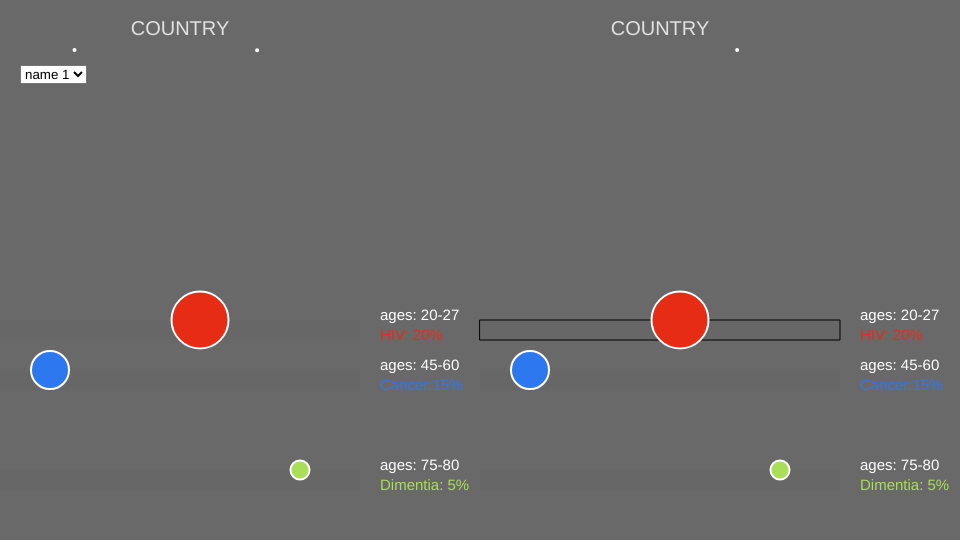
Frame 1 (no input)
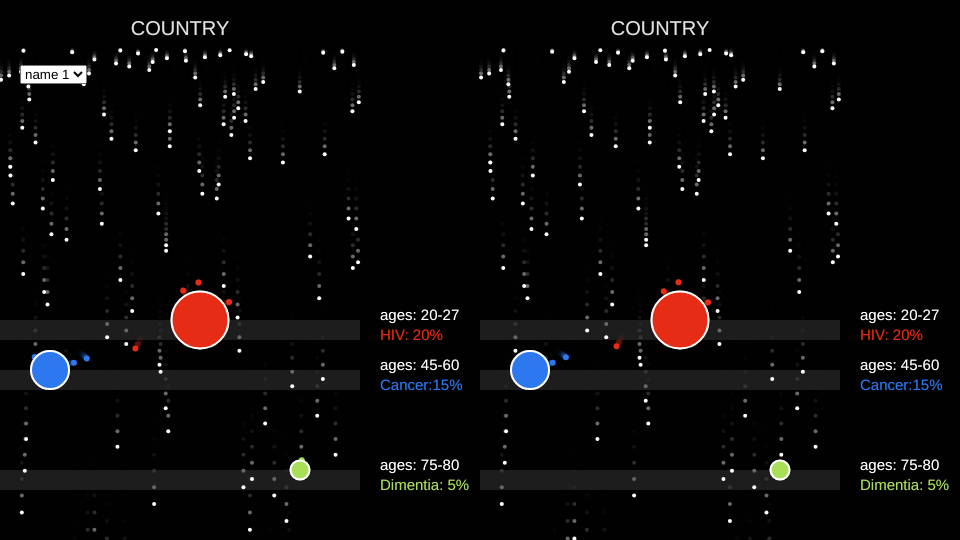
Frame 60 (no input)
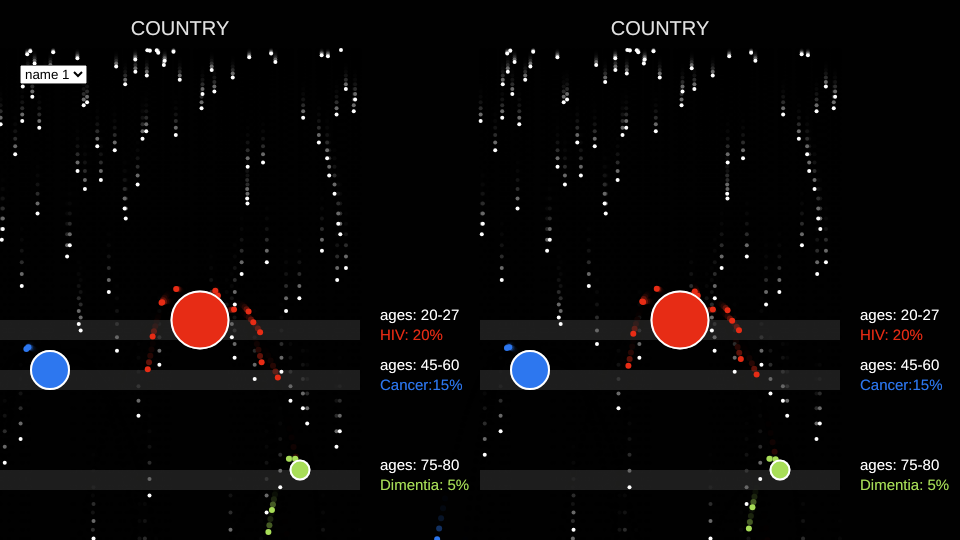
Frame 120 (the mouse pressed at the canvas centre since frame 60)

The p5.js sketch that drew these frames (run headless with seeded random() and noise() and a simulated clock; from frame 60 on, the mouse is pressed at the canvas centre):

// p5.js sketch
// ── sketch.js
var spawnCount = 1;
var leftBorder, leftBorder2;
var rightBorder, rightBorder2;
var particles = [];
var obstacles = [];
var world;
var worldsplit;
var country;
var countrycomp;
var dropdown;

function setup() {
  dropdown = createSelect();
  dropdown.position(20, 65);
  dropdown.option('name 1','value1');
  dropdown.option('name 2','value2');
  dropdown.option('name 3','value3');
  dropdown.option('pear','pear');

  dropdown.changed(mySelectEvent);

  createCanvas(960, 540);
  leftBorder = width/2;
  rightBorder = width- width/8;
  leftBorder2 = 10;
  rightBorder2 = width/2 - 20;

  for (var i = 0; i < 3; i++) {
    if (i == 0){
      var HelCol = color(231, 44, 21);
      var size = 60;
      var y = height/2 + 50;
      var x = leftBorder + 200;
    }
    if(i == 1){
      var HelCol = color(168, 222, 88);
      var size = 20;
      var y = height/2 + 200;
      var x = rightBorder - 60;
    }
    if(i == 2){
      var HelCol = color(45, 119, 239);
      var size = 40;
      var y = height/2 + 100;
      var x = leftBorder + 50;
    }
      obstacles[obstacles.length] = new Obstacle(x, y, size, HelCol);
  }
}


function draw() {
  background(0, 150);

  for (var num = 0; num < spawnCount; num++) {
    var x = random(leftBorder, rightBorder);
    var size = 4;
    var newParticle = new Particle(x, 50, size, color(255));
    particles[particles.length] = newParticle;
  }

  textSize(15);

  for (var i = 0; i < obstacles.length; i++) {
    var thing = obstacles[i].disasterColor;
    fill(100, 50);
    rect(leftBorder, obstacles[i].pos.y, rightBorder-leftBorder, 20);
    stroke(255);
    noStroke();
    fill(220);
    var ageRange = "";
      if(i == 0){
        ageRange = "20-27";
        fill(obstacles[0].disasterColor);
        text("HIV: 20%", rightBorder+20, obstacles[i].pos.y + 20);
      }

      if (i== 2){
        ageRange = "45-60";
        fill(obstacles[2].disasterColor);
        text("Cancer:15%", rightBorder+20, obstacles[i].pos.y + 20);
      }

    if (i == 1){
        ageRange = "75-80";
        fill(obstacles[1].disasterColor);
        text("Dimentia: 5%", rightBorder+20, obstacles[i].pos.y + 20);
      }
      fill(255);
    text("ages: " + ageRange, rightBorder+20, obstacles[i].pos.y);
  }


  for (var i = particles.length-1; i > -1; i--) {
    particles[i].move();
    var has_Obstacle = particles[i].resolveobstacles();
    particles[i].display();

    if (particles[i].pos.y > height) {
        particles.splice(i, 1);
      }

    if (has_Obstacle && particles[i].vel.mag() < 0.1) {
        particles.splice(i, 1);
      }
  }


  for (var i = 0; i < obstacles.length; i++) {
    obstacles[i].display();
  }


noStroke();

 translate(0, 55);
  fill(225);
  textSize(20);
  textAlign(CENTER);
  text("COUNTRY", leftBorder + (rightBorder-leftBorder)/2, -20);
  textSize(15);
    textAlign(LEFT);

translate(-width/2, -55);
  for (var num = 0; num < spawnCount; num++) {
    var x = random(leftBorder, rightBorder);
    var size = 4;
    var newParticle = new Particle(x, 50, size, color(255));
    particles[particles.length] = newParticle;
  }

  textSize(15);

  for (var i = 0; i < obstacles.length; i++) {
    var thing = obstacles[i].disasterColor;
    fill(100, 50);
    rect(leftBorder, obstacles[i].pos.y, rightBorder-leftBorder, 20);
    stroke(255);
    noStroke();
    fill(220);
    var ageRange = "";
      if(i == 0){
        ageRange = "20-27";
        fill(obstacles[0].disasterColor);
        text("HIV: 20%", rightBorder+20, obstacles[i].pos.y + 20);
      }

      if (i== 2){
        ageRange = "45-60";
        fill(obstacles[2].disasterColor);
        text("Cancer:15%", rightBorder+20, obstacles[i].pos.y + 20);
      }

    if (i == 1){
        ageRange = "75-80";
        fill(obstacles[1].disasterColor);
        text("Dimentia: 5%", rightBorder+20, obstacles[i].pos.y + 20);
      }
      fill(255);
    text("ages: " + ageRange, rightBorder+20, obstacles[i].pos.y);
  }


  for (var i = particles.length-1; i > -1; i--) {
    particles[i].move();
    var has_Obstacle = particles[i].resolveobstacles();
    particles[i].display();

    if (particles[i].pos.y > height) {
        particles.splice(i, 1);
      }

    if (has_Obstacle && particles[i].vel.mag() < 0.1) {
        particles.splice(i, 1);
      }
  }


  for (var i = 0; i < obstacles.length; i++) {
    obstacles[i].display();
  }


noStroke();

 translate(0, 55);
  fill(225);
  textSize(20);
  textAlign(CENTER);
  text("COUNTRY", leftBorder + (rightBorder-leftBorder)/2, -20);
  textAlign(LEFT);
  textSize(15);
  if (dropdown.selected() === 'pear') {
    ellipse(0, 0, 100, 100);
  }
}


function mySelectEvent() {
  var selected = this.selected();
  if (selected === 'pear') {
    thing = selected;
    console.log("it's a pear!");
  }
}

// ── obstacle.js
function Obstacle(x, y, mass, disColor) {
  this.pos = new p5.Vector(x, y);
  this.target = new p5.Vector(x, y);
  this.disasterColor = disColor;
  this.mass = mass;
  this.targetMass = mass;

  this.getBoundingBox = function() {
    var radius = this.mass/2;
    var ax = this.pos.x-radius;
    var ay = this.pos.y-radius;
    var bx = this.pos.x+radius;
    var by = this.pos.y+radius;
    return [ax, ay, bx, by];
  }

  this.display = function() {
    stroke(255);
    strokeWeight(2);
    fill(this.disasterColor);
    ellipse(this.pos.x, this.pos.y, this.mass*0.95, this.mass*0.95);
  }
}

// ── particle.js
function Particle(x, y, mass, displayColor) {
  this.pos = new p5.Vector(x, y);
  this.vel = new p5.Vector(0, 0);
  this.acc = new p5.Vector(0, 0);
  this.mass = mass;
  this.displayColor = displayColor;
  this.fallRate = map(this.mass, 1, 8, 0.1, 0.05);

  this.getBoundingBox = function() {
    var radius = this.mass/2;
    var offset = 2; // Just to expand its bb a bit.
    var ax = this.pos.x-radius-offset;
    var ay = this.pos.y-radius-offset;
    var bx = this.pos.x+radius+offset;
    var by = this.pos.y+radius+offset;
    return [ax, ay, bx, by];
  }

  this.move = function() {
    var gravity = new p5.Vector(0, this.fallRate);
    this.acc.add(gravity);
    this.vel.add(this.acc);
    this.pos.add(this.vel);
    this.acc.mult(0);
  }

  this.resolveobstacles = function() {
    var hit_object = false;
    var bb1 = this.getBoundingBox();

    for (var c = 0; c < obstacles.length; c++) {
      var col = obstacles[c];
      var bb2 = col.getBoundingBox();
      var distance = dist(this.pos.x, this.pos.y, col.pos.x, col.pos.y);
      var offset = this.pos.copy();
      var friction = .2;
      var dampening = map(this.mass, 2, 8, 1, 0.8);
      var mag = this.vel.mag();
      var bounce = this.pos.copy();
      var splitCount = 1;

      if (distance < col.mass/2) {
          offset.sub(col.pos);
          offset.normalize();
          offset.mult(col.mass/2-distance);
          this.pos.add(offset);

          bounce.sub(col.pos);
          bounce.normalize();
          bounce.mult(mag*friction*dampening);
          this.vel = bounce;
          this.displayColor = col.disasterColor;
          this.mass = 6;

          for (var s = 0; s < splitCount; s++) {
            var mass = max(1, this.mass-1);
            var displayColor = col.disasterColor;
            var reflect = new Particle(this.pos.x, this.pos.y, mass, displayColor);

            reflect.vel = this.vel.copy();
            reflect.vel.rotate(radians(random(-45, 45)));
            reflect.vel.mult(random(0.6, 0.9));

            particles[particles.length] = reflect;
            particles.pop();
          }
          hit_object = true;
          break;
        }
    }
    return hit_object;
  }

  this.display = function() {
    stroke(this.displayColor);
    strokeWeight(this.mass);
    point(this.pos.x, this.pos.y);
  }
}

// ── sketcho.js
var dropdown;

function setup() {
  dropdown = createSelect();
  dropdown.position(20, 65);
  dropdown.option('name 1','value1');
  dropdown.option('name 2','value2');
  dropdown.option('name 3','value3');
  dropdown.option('pear','pear');

  dropdown.changed(mySelectEvent);
  createCanvas(500, 500);


}

var thing;

function draw() {
  background(0);
  if (dropdown.selected() === 'pear') {
    ellipse(0, 0, 100, 100);
  }
}

function mySelectEvent() {
  var selected = this.selected();
  if (selected === 'pear') {
    thing = selected;
    console.log("it's a pear!");
  }
}
